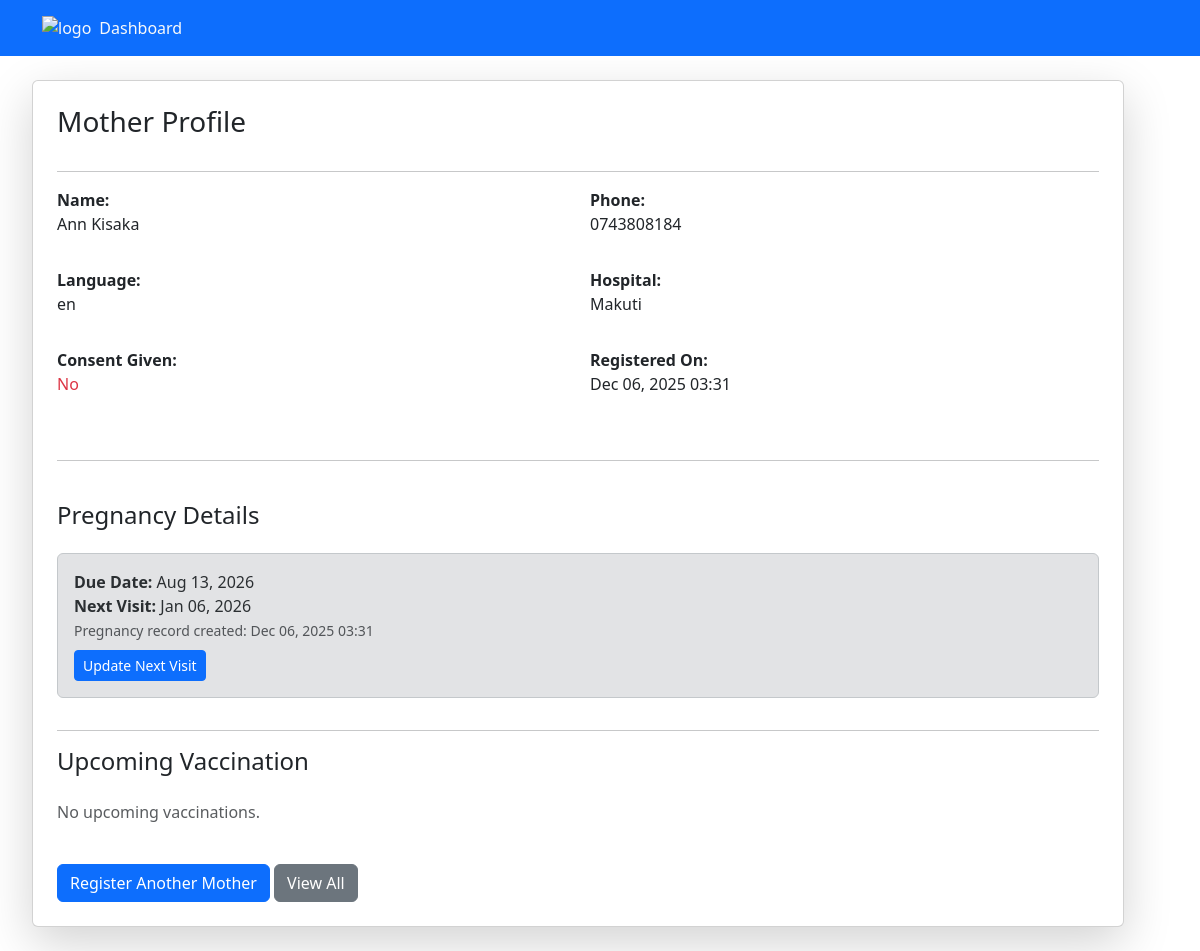
/Mom/mother/9/ (signed in), run on the app's committed database.
### Mom/models.py (models this page shows, shortened)
class Mother (models.Model):
    name=models.CharField(max_length=255)
    phone=models.CharField(max_length=20,help_text="Format 07..or 01...or +254....")
    language=models.CharField(max_length=50,default='en')
    consent=models.BooleanField(db_default=False)
    hospital=models.CharField(max_length=255)
    created_at=models.DateTimeField(default=timezone.now)

class Pregnancy(models.Model):
    mother = models.ForeignKey(Mother, on_delete=models.CASCADE, related_name='pregnancies')
    due_date = models.DateField(null=True, blank=True)
    next_visit = models.DateField(null=True, blank=True)
    created_at = models.DateTimeField(auto_now_add=True)

### Mom/views.py (the view)
# urls.py: path('mother/<int:pk>/', views.motherPage, name='motherPage'),
@login_required
def motherPage(request, pk):
    mother = get_object_or_404(Mother, id=pk)
    vaccinations = ChildVaccination.objects.filter(
        child__mother=mother, completed=False
    ).order_by('scheduled_date')[:1]
    context = {
        'mother': mother,
        'upcoming_vaccinations': vaccinations,
    }
    return render(request, 'Mom/mother.html', context)

### Mom/templates/Mom/mother.html
{% extends 'main.html' %} {% block content %}
<div class="container mt-4">
  <div class="card shadow-lg p-4">
    <h3 class="mb-3">Mother Profile</h3>
    <hr />
    <div class="row mb-3">
      <div class="col-md-6 mb-3">
        <strong>Name:</strong>
        <p>{{ mother.name }}</p>
      </div>
      <div class="col-md-6 mb-3">
        <strong>Phone:</strong>
        <p>{{ mother.phone }}</p>
      </div>
      <div class="col-md-6 mb-3">
        <strong>Language:</strong>
        <p>{{ mother.language }}</p>
      </div>
      <div class="col-md-6 mb-3">
        <strong>Hospital:</strong>
        <p>{{ mother.hospital }}</p>
      </div>
      <div class="col-md-6 mb-3">
        <strong>Consent Given:</strong>
        <p>
          {% if mother.consent %}
          <span class="text-success">Yes</span>
          {% else %}
          <span class="text-danger">No</span>
          {% endif %}
        </p>
      </div>
      <div class="col-md-6 mb-3">
        <strong>Registered On:</strong>
        <p>{{ mother.created_at|date:"M d, Y H:i" }}</p>
      </div>
    </div>
    <hr />
    <h4 class="mt-4">Pregnancy Details</h4>
    {% if mother.pregnancies.all %} {% for p in mother.pregnancies.all %}
    <div class="alert alert-secondary mt-3">
      <strong>Due Date:</strong> {{ p.due_date|date:"M d, Y" }} <br />
      <strong>Next Visit:</strong>
      {% if p.next_visit %} {{ p.next_visit|date:"M d, Y" }} {% else %}
      <span class="text-muted">Not set</span>
      {% endif %}
      <br />
      <small class="text-muted"
        >Pregnancy record created: {{ p.created_at|date:"M d, Y H:i" }}</small
      >
      <br />
      <a
        href="{% url 'update_next_visit' p.id %}"
        class="btn btn-sm btn-primary mt-2"
      >
        Update Next Visit
      </a>
    </div>
    {% endfor %} {% else %}
    <p class="text-muted mt-3">No pregnancy information available.</p>
    {% endif %}
    <hr />
    <h4>Upcoming Vaccination</h4>
    {% if upcoming_vaccinations %} {% for vac in upcoming_vaccinations %}
    <div class="alert alert-info mt-3">
      <strong>{{ vac.vaccine_name }}</strong><br />
      Scheduled on: {{ vac.scheduled_date|date:"M d, Y" }}
    </div>
    {% endfor %} {% else %}
    <p class="text-muted mt-3">No upcoming vaccinations.</p>
    {% endif %}
    <div class="mt-4">
      <a href="{% url 'register' %}" class="btn btn-primary">
        Register Another Mother
      </a>
      <a href="{% url 'staff_dashboard' %}" class="btn btn-secondary">
        View All
      </a>
    </div>
  </div>
</div>
{% endblock %}

### data on the page
Mother: name "Ann Kisaka", phone "0743808184", language "en", hospital "Makuti", created_at "Dec 06, 2025 03:31"
Pregnancy: due_date "Aug 13, 2026", next_visit "Jan 06, 2026", created_at "Dec 06, 2025 03:31"
